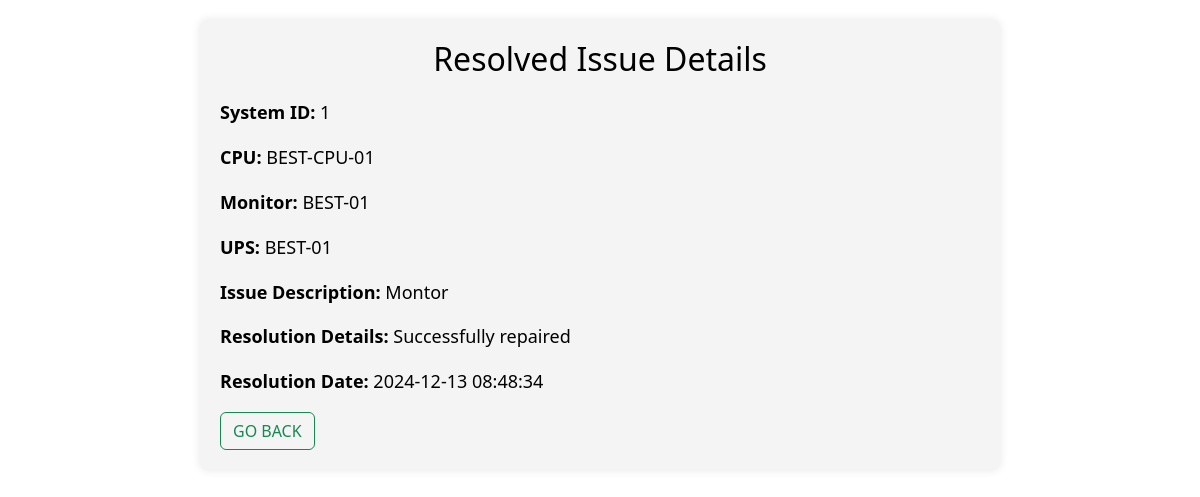
Page /admin/view_resolved_issue.php?id=1 on the committed database.
### tables this page shows
CREATE TABLE `resolved_issues` (
  `id` int(11) NOT NULL,
  `system_id` int(11) DEFAULT NULL,
  `issue_description` text DEFAULT NULL,
  `resolution_details` text DEFAULT NULL,
  `resolution_date` timestamp NOT NULL DEFAULT current_timestamp()
);

CREATE TABLE `systems` (
  `id` int(11) NOT NULL,
  `cpu_id` varchar(255) DEFAULT NULL,
  `ups_id` varchar(255) DEFAULT NULL,
  `monitor_id` varchar(255) DEFAULT NULL,
  `issue` text DEFAULT NULL,
  `description` text DEFAULT NULL,
  `lab_name` varchar(255) DEFAULT NULL,
  `os_installed` varchar(255) DEFAULT NULL,
  `ram` varchar(255) DEFAULT NULL,
  `image` varchar(255) DEFAULT NULL,
  `internet` enum('Yes','No','Unknown') NOT NULL DEFAULT 'Unknown'
);

### admin/view_resolved_issue.php (the view, shortened to what this page needs)
<?php
include '../includes/db.php';
if (isset($_GET['id'])) {
    $resolved_issue_id = $_GET['id'];
    $sql = "SELECT r.id, r.issue_description, r.resolution_details, r.resolution_date, r.system_id, s.cpu_id, s.monitor_id, s.ups_id
            FROM resolved_issues r
            JOIN systems s ON r.system_id = s.id
            WHERE r.id = $resolved_issue_id";
    $result = $conn->query($sql);
    if ($result->num_rows > 0) {
        $resolved_issue = $result->fetch_assoc();
    } else {
        echo "No resolved issue found.";
        exit();
    }
} else {
    echo "No issue ID provided.";
    exit();
}
?>
<!DOCTYPE html>
<html lang="en">
<head>
    <link rel="stylesheet" href="admin_panel.css">
    <link rel="stylesheet" href="bootstrap.min.css">
    <link href='https://unpkg.com/boxicons@2.1.4/css/boxicons.min.css' rel='stylesheet'>
</head>
<body>
    <main>
        <div class="resolved-issue-details">
            <h2>Resolved Issue Details</h2>
            <p><span class="label">System ID:</span> <?php echo $resolved_issue['system_id']; ?></p>
            <p><span class="label">CPU:</span> <?php echo $resolved_issue['cpu_id']; ?></p>
            <p><span class="label">Monitor:</span> <?php echo $resolved_issue['monitor_id']; ?></p>
            <p><span class="label">UPS:</span> <?php echo $resolved_issue['ups_id']; ?></p>
            <p><span class="label">Issue Description:</span> <?php echo $resolved_issue['issue_description']; ?></p>
            <p><span class="label">Resolution Details:</span> <?php echo $resolved_issue['resolution_details']; ?></p>
            <p><span class="label">Resolution Date:</span> <?php echo $resolved_issue['resolution_date']; ?></p>
            <div>
                <a href="resolved_issues.php"><button class="btn btn-outline-success">GO BACK</button></a>
            </div>
        </div>
    </main>
</body>
</html>

### admin/admin_panel.css (style rules this page uses)
* { margin: 0; padding: 0; box-sizing: border-box; }
body { background: #0b001b; color: white; }

### admin/view_resolved_issue.php (style rules this page uses)
.resolved-issue-details { max-width: 800px; margin: 20px auto; padding: 20px; background-color: #f4f4f4; color: #000; border-radius: 8px; box-shadow: 0 0 10px rgba(0, 0, 0, 0.1); }
.resolved-issue-details h2 { text-align: center; margin-bottom: 20px; }
.resolved-issue-details p { font-size: 18px; line-height: 1.6; }
.resolved-issue-details .label { font-weight: bold; margin-top: 10px; }

### rows in the picture
resolved_issues: system "1", system.cpu_id "BEST-CPU-01", system.monitor_id "BEST-01", system.ups_id "BEST-01", issue_description "Montor", resolution_details "Successfully repaired", resolution_date "2024-12-13 08:48:34"
